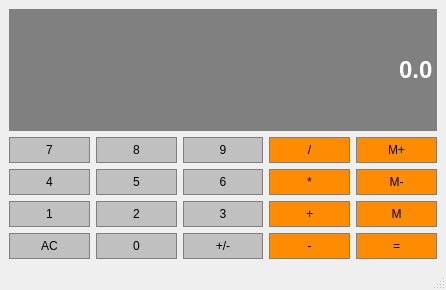
<?xml version="1.0" encoding="UTF-8"?>
<ui version="4.0">
 <class>Calculator</class>
 <widget class="QMainWindow" name="Calculator">
  <property name="geometry">
   <rect>
    <x>0</x>
    <y>0</y>
    <width>446</width>
    <height>290</height>
   </rect>
  </property>
  <property name="windowTitle">
   <string>Calculator</string>
  </property>
  <widget class="QWidget" name="centralwidget">
   <layout class="QGridLayout" name="gridLayout">
    <item row="3" column="2">
     <widget class="QPushButton" name="Button3">
      <property name="sizePolicy">
       <sizepolicy hsizetype="Preferred" vsizetype="Preferred">
        <horstretch>0</horstretch>
        <verstretch>0</verstretch>
       </sizepolicy>
      </property>
      <property name="styleSheet">
       <string notr="true">QPushButton {
	background-color:#C0C0C0;
	border:1px solid gray;
	padding:5px;
}

QPushButton:pressed {
	background-color:#A9A9A9;
	border:1px solid gray;
	padding:5px;
}</string>
      </property>
      <property name="text">
       <string>3</string>
      </property>
     </widget>
    </item>
    <item row="1" column="4">
     <widget class="QPushButton" name="MemAdd">
      <property name="sizePolicy">
       <sizepolicy hsizetype="Preferred" vsizetype="Preferred">
        <horstretch>0</horstretch>
        <verstretch>0</verstretch>
       </sizepolicy>
      </property>
      <property name="styleSheet">
       <string notr="true">QPushButton {
	background-color:#FF8C00;
	border:1px solid gray;
	padding:5px;
}

QPushButton:pressed {
	background-color:#A9A9A9;
	border:1px solid gray;
	padding:5px;
}</string>
      </property>
      <property name="text">
       <string>M+</string>
      </property>
     </widget>
    </item>
    <item row="3" column="3">
     <widget class="QPushButton" name="Add">
      <property name="sizePolicy">
       <sizepolicy hsizetype="Preferred" vsizetype="Preferred">
        <horstretch>0</horstretch>
        <verstretch>0</verstretch>
       </sizepolicy>
      </property>
      <property name="styleSheet">
       <string notr="true">QPushButton {
	background-color:#FF8C00;
	border:1px solid gray;
	padding:5px;
}

QPushButton:pressed {
	background-color:#A9A9A9;
	border:1px solid gray;
	padding:5px;
}</string>
      </property>
      <property name="text">
       <string>+</string>
      </property>
     </widget>
    </item>
    <item row="2" column="1">
     <widget class="QPushButton" name="Button5">
      <property name="sizePolicy">
       <sizepolicy hsizetype="Preferred" vsizetype="Preferred">
        <horstretch>0</horstretch>
        <verstretch>0</verstretch>
       </sizepolicy>
      </property>
      <property name="styleSheet">
       <string notr="true">QPushButton {
	background-color:#C0C0C0;
	border:1px solid gray;
	padding:5px;
}

QPushButton:pressed {
	background-color:#A9A9A9;
	border:1px solid gray;
	padding:5px;
}</string>
      </property>
      <property name="text">
       <string>5</string>
      </property>
     </widget>
    </item>
    <item row="1" column="2">
     <widget class="QPushButton" name="Button9">
      <property name="sizePolicy">
       <sizepolicy hsizetype="Preferred" vsizetype="Preferred">
        <horstretch>0</horstretch>
        <verstretch>0</verstretch>
       </sizepolicy>
      </property>
      <property name="styleSheet">
       <string notr="true">QPushButton {
	background-color:#C0C0C0;
	border:1px solid gray;
	padding:5px;
}

QPushButton:pressed {
	background-color:#A9A9A9;
	border:1px solid gray;
	padding:5px;
}</string>
      </property>
      <property name="text">
       <string>9</string>
      </property>
     </widget>
    </item>
    <item row="1" column="1">
     <widget class="QPushButton" name="Button8">
      <property name="sizePolicy">
       <sizepolicy hsizetype="Preferred" vsizetype="Preferred">
        <horstretch>0</horstretch>
        <verstretch>0</verstretch>
       </sizepolicy>
      </property>
      <property name="styleSheet">
       <string notr="true">QPushButton {
	background-color:#C0C0C0;
	border:1px solid gray;
	padding:5px;
}

QPushButton:pressed {
	background-color:#A9A9A9;
	border:1px solid gray;
	padding:5px;
}</string>
      </property>
      <property name="text">
       <string>8</string>
      </property>
     </widget>
    </item>
    <item row="2" column="0">
     <widget class="QPushButton" name="Button4">
      <property name="sizePolicy">
       <sizepolicy hsizetype="Preferred" vsizetype="Preferred">
        <horstretch>0</horstretch>
        <verstretch>0</verstretch>
       </sizepolicy>
      </property>
      <property name="styleSheet">
       <string notr="true">QPushButton {
	background-color:#C0C0C0;
	border:1px solid gray;
	padding:5px;
}

QPushButton:pressed {
	background-color:#A9A9A9;
	border:1px solid gray;
	padding:5px;
}</string>
      </property>
      <property name="text">
       <string>4</string>
      </property>
     </widget>
    </item>
    <item row="2" column="4">
     <widget class="QPushButton" name="MemClear">
      <property name="sizePolicy">
       <sizepolicy hsizetype="Preferred" vsizetype="Preferred">
        <horstretch>0</horstretch>
        <verstretch>0</verstretch>
       </sizepolicy>
      </property>
      <property name="styleSheet">
       <string notr="true">QPushButton {
	background-color:#FF8C00;
	border:1px solid gray;
	padding:5px;
}

QPushButton:pressed {
	background-color:#A9A9A9;
	border:1px solid gray;
	padding:5px;
}</string>
      </property>
      <property name="text">
       <string>M-</string>
      </property>
     </widget>
    </item>
    <item row="1" column="0">
     <widget class="QPushButton" name="Button7">
      <property name="sizePolicy">
       <sizepolicy hsizetype="Preferred" vsizetype="Preferred">
        <horstretch>0</horstretch>
        <verstretch>0</verstretch>
       </sizepolicy>
      </property>
      <property name="styleSheet">
       <string notr="true">QPushButton {
	background-color:#C0C0C0;
	border:1px solid gray;
	padding:5px;
}

QPushButton:pressed {
	background-color:#A9A9A9;
	border:1px solid gray;
	padding:5px;
}</string>
      </property>
      <property name="text">
       <string>7</string>
      </property>
     </widget>
    </item>
    <item row="2" column="2">
     <widget class="QPushButton" name="Button6">
      <property name="sizePolicy">
       <sizepolicy hsizetype="Preferred" vsizetype="Preferred">
        <horstretch>0</horstretch>
        <verstretch>0</verstretch>
       </sizepolicy>
      </property>
      <property name="styleSheet">
       <string notr="true">QPushButton {
	background-color:#C0C0C0;
	border:1px solid gray;
	padding:5px;
}

QPushButton:pressed {
	background-color:#A9A9A9;
	border:1px solid gray;
	padding:5px;
}</string>
      </property>
      <property name="text">
       <string>6</string>
      </property>
     </widget>
    </item>
    <item row="3" column="4">
     <widget class="QPushButton" name="MemGet">
      <property name="sizePolicy">
       <sizepolicy hsizetype="Preferred" vsizetype="Preferred">
        <horstretch>0</horstretch>
        <verstretch>0</verstretch>
       </sizepolicy>
      </property>
      <property name="styleSheet">
       <string notr="true">QPushButton {
	background-color:#FF8C00;
	border:1px solid gray;
	padding:5px;
}

QPushButton:pressed {
	background-color:#A9A9A9;
	border:1px solid gray;
	padding:5px;
}</string>
      </property>
      <property name="text">
       <string>M</string>
      </property>
     </widget>
    </item>
    <item row="2" column="3">
     <widget class="QPushButton" name="Multiply">
      <property name="sizePolicy">
       <sizepolicy hsizetype="Preferred" vsizetype="Preferred">
        <horstretch>0</horstretch>
        <verstretch>0</verstretch>
       </sizepolicy>
      </property>
      <property name="styleSheet">
       <string notr="true">QPushButton {
	background-color:#FF8C00;
	border:1px solid gray;
	padding:5px;
}

QPushButton:pressed {
	background-color:#A9A9A9;
	border:1px solid gray;
	padding:5px;
}</string>
      </property>
      <property name="text">
       <string>*</string>
      </property>
     </widget>
    </item>
    <item row="3" column="0">
     <widget class="QPushButton" name="Button1">
      <property name="sizePolicy">
       <sizepolicy hsizetype="Preferred" vsizetype="Preferred">
        <horstretch>0</horstretch>
        <verstretch>0</verstretch>
       </sizepolicy>
      </property>
      <property name="styleSheet">
       <string notr="true">QPushButton {
	background-color:#C0C0C0;
	border:1px solid gray;
	padding:5px;
}

QPushButton:pressed {
	background-color:#A9A9A9;
	border:1px solid gray;
	padding:5px;
}</string>
      </property>
      <property name="text">
       <string>1</string>
      </property>
     </widget>
    </item>
    <item row="3" column="1">
     <widget class="QPushButton" name="Button2">
      <property name="sizePolicy">
       <sizepolicy hsizetype="Preferred" vsizetype="Preferred">
        <horstretch>0</horstretch>
        <verstretch>0</verstretch>
       </sizepolicy>
      </property>
      <property name="styleSheet">
       <string notr="true">QPushButton {
	background-color:#C0C0C0;
	border:1px solid gray;
	padding:5px;
}

QPushButton:pressed {
	background-color:#A9A9A9;
	border:1px solid gray;
	padding:5px;
}</string>
      </property>
      <property name="text">
       <string>2</string>
      </property>
     </widget>
    </item>
    <item row="1" column="3">
     <widget class="QPushButton" name="Divide">
      <property name="sizePolicy">
       <sizepolicy hsizetype="Preferred" vsizetype="Preferred">
        <horstretch>0</horstretch>
        <verstretch>0</verstretch>
       </sizepolicy>
      </property>
      <property name="styleSheet">
       <string notr="true">QPushButton {
	background-color:#FF8C00;
	border:1px solid gray;
	padding:5px;
}

QPushButton:pressed {
	background-color:#A9A9A9;
	border:1px solid gray;
	padding:5px;
}</string>
      </property>
      <property name="text">
       <string>/</string>
      </property>
     </widget>
    </item>
    <item row="4" column="0">
     <widget class="QPushButton" name="Clear">
      <property name="sizePolicy">
       <sizepolicy hsizetype="Preferred" vsizetype="Preferred">
        <horstretch>0</horstretch>
        <verstretch>0</verstretch>
       </sizepolicy>
      </property>
      <property name="styleSheet">
       <string notr="true">QPushButton {
	background-color:#C0C0C0;
	border:1px solid gray;
	padding:5px;
}

QPushButton:pressed {
	background-color:#A9A9A9;
	border:1px solid gray;
	padding:5px;
}</string>
      </property>
      <property name="text">
       <string>AC</string>
      </property>
     </widget>
    </item>
    <item row="4" column="1">
     <widget class="QPushButton" name="Button0">
      <property name="sizePolicy">
       <sizepolicy hsizetype="Preferred" vsizetype="Preferred">
        <horstretch>0</horstretch>
        <verstretch>0</verstretch>
       </sizepolicy>
      </property>
      <property name="styleSheet">
       <string notr="true">QPushButton {
	background-color:#C0C0C0;
	border:1px solid gray;
	padding:5px;
}

QPushButton:pressed {
	background-color:#A9A9A9;
	border:1px solid gray;
	padding:5px;
}</string>
      </property>
      <property name="text">
       <string>0</string>
      </property>
     </widget>
    </item>
    <item row="4" column="2">
     <widget class="QPushButton" name="ChageSign">
      <property name="sizePolicy">
       <sizepolicy hsizetype="Preferred" vsizetype="Preferred">
        <horstretch>0</horstretch>
        <verstretch>0</verstretch>
       </sizepolicy>
      </property>
      <property name="styleSheet">
       <string notr="true">QPushButton {
	background-color:#C0C0C0;
	border:1px solid gray;
	padding:5px;
}

QPushButton:pressed {
	background-color:#A9A9A9;
	border:1px solid gray;
	padding:5px;
}</string>
      </property>
      <property name="text">
       <string>+/-</string>
      </property>
     </widget>
    </item>
    <item row="4" column="3">
     <widget class="QPushButton" name="Subtract">
      <property name="sizePolicy">
       <sizepolicy hsizetype="Preferred" vsizetype="Preferred">
        <horstretch>0</horstretch>
        <verstretch>0</verstretch>
       </sizepolicy>
      </property>
      <property name="styleSheet">
       <string notr="true">QPushButton {
	background-color:#FF8C00;
	border:1px solid gray;
	padding:5px;
}

QPushButton:pressed {
	background-color:#A9A9A9;
	border:1px solid gray;
	padding:5px;
}</string>
      </property>
      <property name="text">
       <string>-</string>
      </property>
     </widget>
    </item>
    <item row="4" column="4">
     <widget class="QPushButton" name="Equals">
      <property name="sizePolicy">
       <sizepolicy hsizetype="Preferred" vsizetype="Preferred">
        <horstretch>0</horstretch>
        <verstretch>0</verstretch>
       </sizepolicy>
      </property>
      <property name="styleSheet">
       <string notr="true">QPushButton {
	background-color:#FF8C00;
	border:1px solid gray;
	padding:5px;
}

QPushButton:pressed {
	background-color:#A9A9A9;
	border:1px solid gray;
	padding:5px;
}</string>
      </property>
      <property name="text">
       <string>=</string>
      </property>
     </widget>
    </item>
    <item row="0" column="0" colspan="5">
     <widget class="QLineEdit" name="Display">
      <property name="sizePolicy">
       <sizepolicy hsizetype="Preferred" vsizetype="Expanding">
        <horstretch>0</horstretch>
        <verstretch>0</verstretch>
       </sizepolicy>
      </property>
      <property name="font">
       <font>
        <family>Arial</family>
        <pointsize>18</pointsize>
        <weight>75</weight>
        <bold>true</bold>
       </font>
      </property>
      <property name="styleSheet">
       <string notr="true">QLineEdit {
	background-color:gray;
	border:1px solid gray;
	color:#ffffff;

}</string>
      </property>
      <property name="text">
       <string>0.0</string>
      </property>
      <property name="maxLength">
       <number>32765</number>
      </property>
      <property name="alignment">
       <set>Qt::AlignRight|Qt::AlignTrailing|Qt::AlignVCenter</set>
      </property>
     </widget>
    </item>
   </layout>
  </widget>
  <widget class="QMenuBar" name="menubar">
   <property name="geometry">
    <rect>
     <x>0</x>
     <y>0</y>
     <width>446</width>
     <height>23</height>
    </rect>
   </property>
  </widget>
  <widget class="QStatusBar" name="statusbar"/>
 </widget>
 <resources/>
 <connections/>
</ui>
